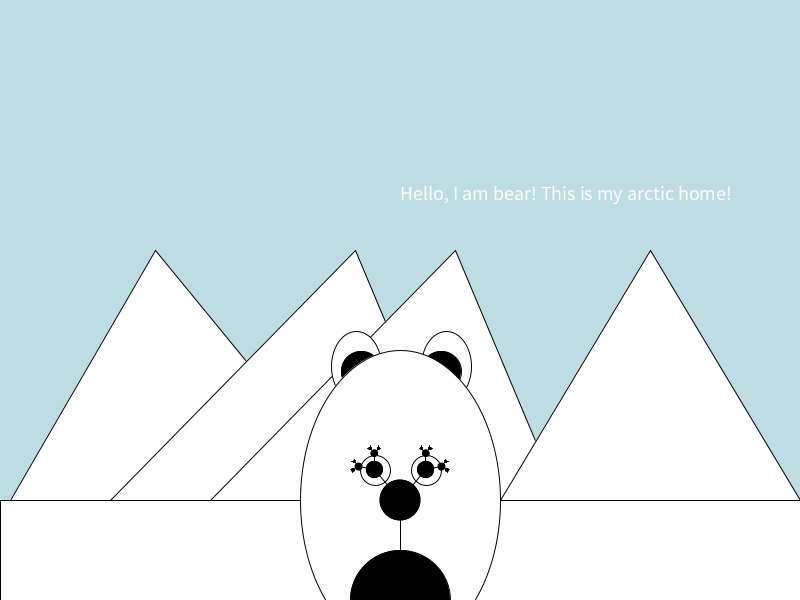
Frame 1 (no input)
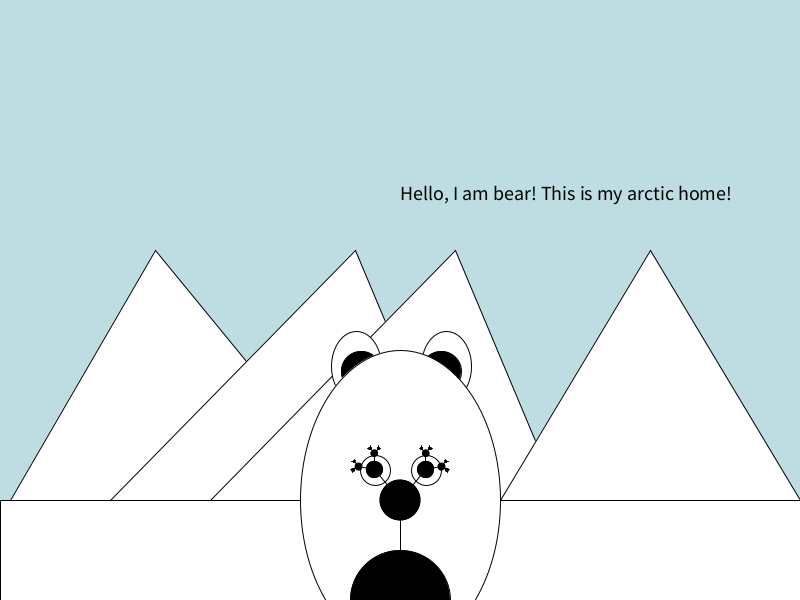
Frame 60 (the mouse pressed at the canvas centre just before this capture)
Frame 120 (the mouse held since frame 60 and released just before this capture): identical to frame 60, image omitted

The Processing sketch that drew these frames (run headless with seeded random() and noise(); from frame 60 on, the mouse is pressed at the canvas centre):

// Processing sketch: help_me
// ── help_me.pde
float theta = 0;

void setup() {
  size(800, 600);
}

void draw() {
  background(190, 221, 226);
  strokeWeight(1);
  textSize(20);
  text("Hello, I am bear! This is my arctic home!", 400, 200);
  fill(255);
      //ellipse(400, 500, 200, 300);
rect(0, 500, 800, 100);
   triangle(155, 250, 10, 500, 360, 500);
      triangle(355, 250, 110, 500, 460, 500);
   triangle(455, 250, 210, 500, 560, 500);
   triangle(650, 250, 500, 500, 800, 500);


  ellipse(356, 366, 50, 70);
  ellipse(446, 366, 50, 70);
   fill(0);
  ellipse(361, 371, 40, 40);
  ellipse(441, 371, 40, 40);
    fill(255);

  ellipse(400, 500, 200, 300);
  ellipse(375, 470, 30, 30);
  ellipse(426, 470, 30, 30);

  translate(width/2, height);
  branch(100);
  println(mouseX + " " + mouseY);
  
}

void branch(float len) {
  line(0, 0, 0, -len);
  fill(0);
  ellipse(0, 0, -len, len);
   
  theta = map(800, 0, width, 5, 40);
  translate(0, -len);
  len *= map(240, 0, height, 0.2, 0.7);

  if (len > 2) {
    pushMatrix();
    rotate(radians(theta));
    branch(len);
    popMatrix();

    pushMatrix();
    rotate(radians(-theta));
    branch(len);
    popMatrix();
  }


}
